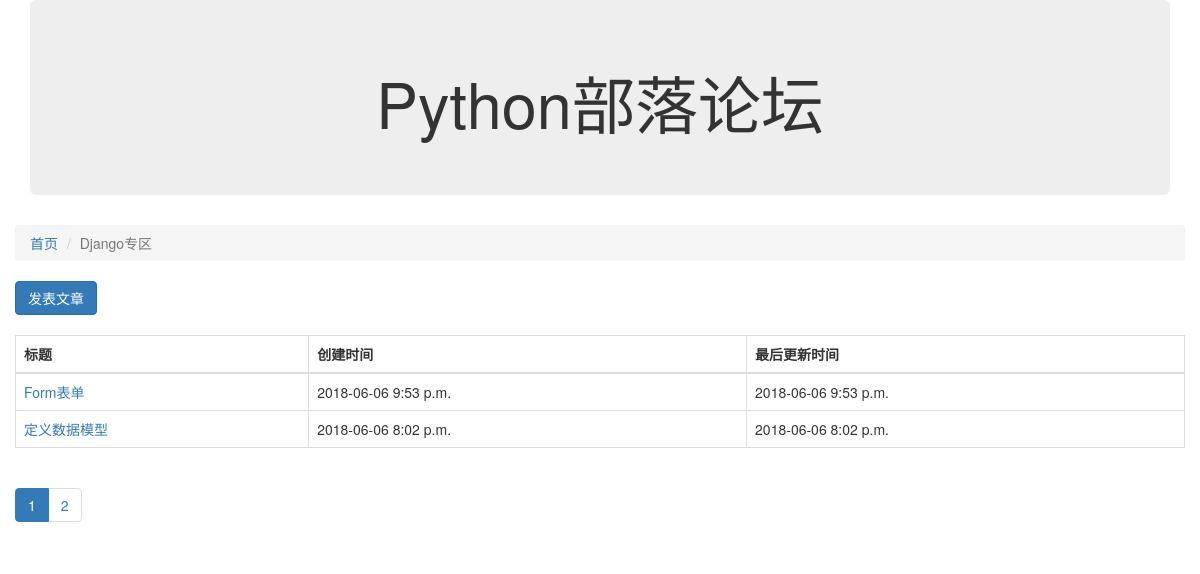
The page /article/list/1 on the database its author committed.
### block/models.py (models this page shows, shortened)
class Block(models.Model):
    name = models.CharField('板块名称', max_length=16)
    desc = models.CharField('板块描述', max_length=36)
    manager = models.CharField('板块管理员', max_length=12)
    status = models.IntegerField('状态', choices=((0, '正常'), (-1, '不正常')), default=0)
    class Meta:
        verbose_name = '板块'
        verbose_name_plural = '板块'

### article/models.py (models this page shows, shortened)
class Article(models.Model):
    owner = models.ForeignKey(User, verbose_name='作者')
    block = models.ForeignKey(Block, verbose_name='板块ID')
    title = models.CharField('文章标题', max_length=100)
    content = models.TextField('文章内容', max_length=10000)
    status = models.IntegerField('状态', choices=((0, '正常'), (-1, '删除')), default=0)
    create_timestamp = models.DateTimeField('创建时间', auto_now_add=True)   # 只在创建时记录一次时间
    last_update_timestamp = models.DateTimeField('最后更新时间', auto_now=True)  # 每次更新都记录时间
    class Meta:
        verbose_name = '文章'
        verbose_name_plural = '文章'

### article/views.py (the view)
# urls.py: url(r'^list/(?P<block_id>\d+)', article_list, name='article_list'),
def article_list(request, block_id):
    block_id = int(block_id)
    block = Block.objects.get(id=block_id)
    all_articles = Article.objects.filter(block=block, status=0).order_by('-id')
    page_no = int(request.GET.get('page_no', 1))  # 当前页码
    articles, pagination_data = paginate_queryset(all_articles, page_no)
    return render(request, 'article_list.html', {'articles': articles, 'b': block, 'pagination_data': pagination_data})

### article/templates/article_list.html
{% extends "base.html" %}
{% block content %}
  <ol class="breadcrumb">
    <li><a href="/">首页</a></li>
    <li class="active">{{ b.name }}</li>
  </ol>
  <a href="{% url 'create_article' b.id %}" class="btn btn-primary">发表文章</a>
  <br/>
  <br/>
  <table class="table table-bordered">
    <thead>
    <tr>
      <th>标题</th>
      <th>创建时间</th>
      <th>最后更新时间</th>
    </tr>
    </thead>
    <tbody>
    {% for article in articles %}
      <tr>
        <td><a href="{% url 'article_detail' article.id %} ">{{ article.title }}</a></td>
        <td>{{ article.create_timestamp|date:"Y-m-d P" }}</td>
        <td>{{ article.last_update_timestamp|date:"Y-m-d P" }}</td>
      </tr>
    {% endfor %}
    </tbody>
  </table>
  {% include 'component/paginator.html' %}
{% endblock %}

### templates/base.html (shortened to what this page needs)
{% load static %}
<!DOCTYPE html>
<html lang="en">
<head>
   <link rel="stylesheet" href="{% static 'css/bootstrap.min.css' %}">
</head>
<body>
  <div class="container">
    <div class="row">
      <div class="col-xs-12 col-md-12">
        <div class="jumbotron">
          <div style="text-align:center"><h1>Python部落论坛</h1></div>
        </div>
      </div>
    </div>
    <div class="row">
      {% block content %}
      {% endblock %}
    </div>
  </div>
</body>
</html>

### templates/component/paginator.html (shortened to what this page needs)
<nav>
  <ul class="pagination">
    {% for lnk in pagination_data.page_links %}
      {% if lnk == pagination_data.current_no %}
        <li class="active">
          <a href="?page_no={{ lnk }}">{{ lnk }}</a>
        </li>
      {% else %}
        <li>
          <a href="?page_no={{ lnk }}">{{ lnk }}</a>
        </li>
      {% endif %}
    {% endfor %}
  </ul>
</nav>

### rows shown on the page
Block: name "Django专区"
Article: title "Form表单", create_timestamp "2018-06-06 9:53 p.m.", last_update_timestamp "2018-06-06 9:53 p.m."
Article: title "定义数据模型", create_timestamp "2018-06-06 8:02 p.m.", last_update_timestamp "2018-06-06 8:02 p.m."

### other values the page prints
{{ lnk }} "1"
{{ lnk }} "2"
